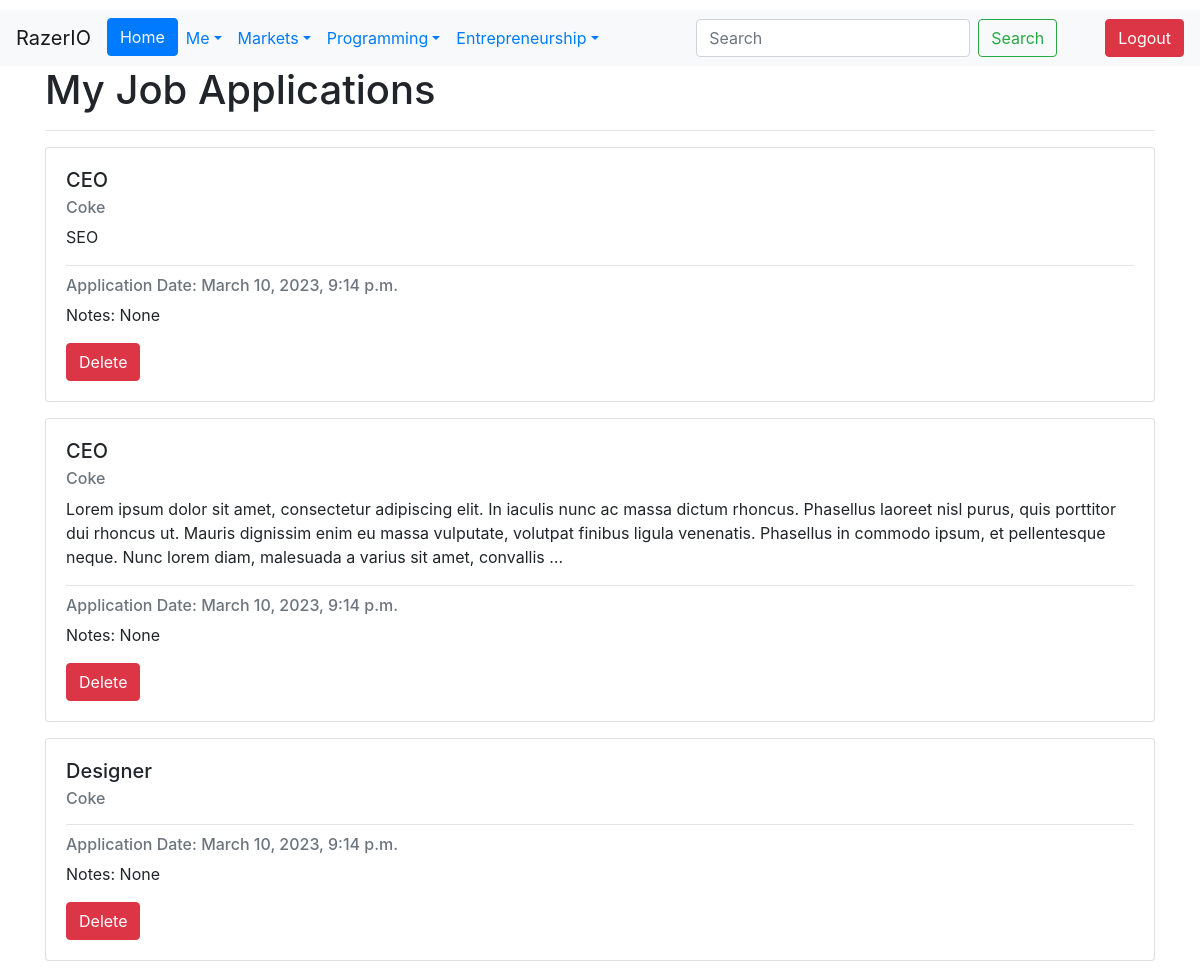
The app's page /market/jobs/myapplications/ (signed in) with its own data.
### Jobs/models.py (models this page shows, shortened)
class JobApplication(models.Model):
    applicant = models.ForeignKey(User, on_delete=models.CASCADE)
    job_listing = models.ForeignKey(JobListing, on_delete=models.CASCADE)
    date_applied = models.DateTimeField(auto_now_add=True)
    notes = models.TextField(max_length=500, null=True, blank=True)
    class Meta:
        unique_together = ('applicant', 'job_listing')

class JobListing(models.Model):
    Poster = models.ForeignKey(User, on_delete=models.CASCADE)
    Company = models.ForeignKey(Company, on_delete=models.CASCADE)
    Job_Title = models.CharField(max_length=50)
    Job_Description = models.TextField(max_length=5000, null=True, blank=True)
    Job_Requirements = models.TextField(max_length=5000, null=True, blank=True)
    salary_min = models.DecimalField(max_digits=10, decimal_places=2, null=True, blank=True)
    salary_max = models.DecimalField(max_digits=10, decimal_places=2, null=True, blank=True)
    Category = models.CharField(choices=Job_Categories, max_length=50)
    Job_Status = models.CharField(choices=Job_Status_Choices, max_length=10)
    Location = models.CharField(choices=Locations, max_length=50)
    Date_Posted = models.DateTimeField(auto_now_add=True)
    MinimumExperience = models.IntegerField(null=True, blank=True)
    ApplicationURL = models.URLField(default='https://www.mycompany.com/applyhere')
    NumberRecruiting = models.IntegerField(null=True, blank=True)
    Experience_Level = models.CharField(choices=EXPERIENCE_LEVEL_CHOICES,
                                        max_length=20, null=True, blank=True)

### Company/models.py (models this page shows)
class Company(models.Model):
    Name = models.CharField(max_length=256)
    About = models.TextField(max_length=10000, default='', blank=True, null=True)
    Employees = models.ManyToManyField('Users.CustomUser')
    Shareprice = models.IntegerField(default=0, blank=True, null=True)
    StockTicker = models.CharField(max_length=10, null=True, blank=True)
    LastEditedBy = models.ForeignKey('Users.CustomUser', null=True, blank=True, on_delete=models.SET_NULL,
                                     related_name='edited_companies')
    Website = models.URLField(blank=True)
    Is_University = models.BooleanField(default=False)
    def __str__(self):
        return self.Name

### Jobs/views.py (the view)
# urls.py: path('jobs/myapplications/', MyJobApplications, name='job_applications'),
def MyJobApplications(request):
    user = request.user
    job_applications = JobApplication.objects.filter(applicant=user)
    context = {'job_applications':job_applications}
    return render(request, 'myjobapplications.html', context=context)

### templates/myjobapplications.html (shortened to what this page needs)
{% extends 'base.html' %}
{% load static %}
{% block content %}
<div class="container">
  <div class="row">
    <div class="col-md-12">
      <h1>My Job Applications</h1>
      <hr>
      {% if job_applications %}
        {% for job_application in job_applications %}
          <div class="card mb-3">
            <div class="card-body">
              <h5 class="card-title">{{ job_application.job_listing.Job_Title }}</h5>
              <h6 class="card-subtitle mb-2 text-muted">{{ job_application.job_listing.Company }}</h6>
              <p class="card-text">{{ job_application.job_listing.Job_Description|truncatewords:50 }}</p>
              <hr>
              <h6 class="card-subtitle mb-2 text-muted">Application Date: {{ job_application.date_applied }}</h6>
              <p class="card-text">Notes: {{ job_application.notes }}</p>
              <form action="{% url 'delete_job_application' application_id=job_application.id %}" method="POST">
                  <button class="btn btn-danger" type="submit">Delete</button>
              </form>
            </div>
          </div>
        {% endfor %}
      {% else %}
        <div class="alert alert-info" role="alert">
          You have not applied for any jobs yet.
        </div>
      {% endif %}
    </div>
  </div>
</div>
{% endblock %}

### records on screen
JobApplication: job_listing.Job_Title "CEO", job_listing.Company "Coke", job_listing.Job_Description "SEO", date_applied "March 10, 2023, 9:14 p.m.", notes "None"
JobApplication: job_listing.Job_Title "CEO", job_listing.Company "Coke", job_listing.Job_Description "Lorem ipsum dolor sit amet, consectetur adipiscing elit. In iaculis nunc ac massa dictum rhoncus. Phasellus laoreet nisl purus, quis porttitor dui rhoncus ut. Mauris dignissim enim eu massa vulputate, volutpat finibus ligula venenatis. Phasellus in commodo ipsum, et pellentesque neque. Nunc lorem diam, malesuada a varius sit amet, convallis …", date_applied "March 10, 2023, 9:14 p.m.", notes "None"
JobApplication: job_listing.Job_Title "Designer", job_listing.Company "Coke", date_applied "March 10, 2023, 9:14 p.m.", notes "None"
